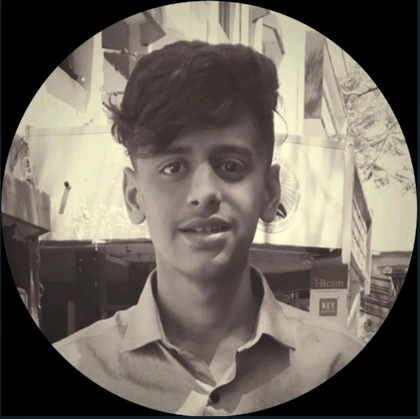
%> input picture raw.png, 420 x 419 px, shrunk from 727 x 725 before the run
$ octave Histogram.m   (GNU Octave 9; MATLAB toolbox functions it lacks are replaced by stand-ins)
%> lines starting %> are read from the running program, lines starting %| are printed output that depends on the picture
%histogram

close all;
clear all;
clc;
figure('Name','TYCS - 582 - Jaisal Shah','NumberTitle','off')
a = imread('C:\Users\Jaisal Shah\Desktop\TYCS-582\College-Stuff\Sem VI\DIP\Practicals\raw.png');
%> a is the input picture: size 419x420x3 uint8; mean R, G, B 111.7, 104.4, 95.2

a1 = double(a);
a2 = rgb2gray(uint8(a1));
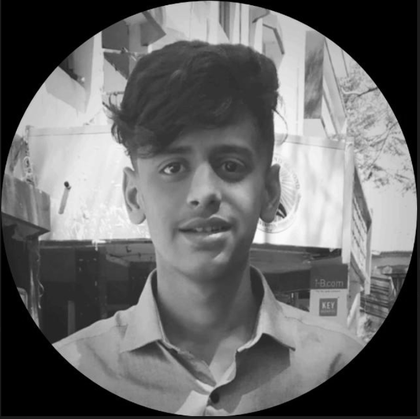
%> a2: size 419x420 uint8; min 0, max 252, mean 105.5

subplot(1, 2, 1);
imshow(uint8(a2));
title('OG IMage');

[row col] = size(a2);
%> row = 419; col = 420
h = zeros(1, 256);
for m = 1: 1: row
    for n = 1: 1: col
        t = a2(m, n);
        h(t + 1) = h(t + 1) + 1;
    end
end
%> after the loop, h = 256 values, max 32966 at index 1, min 0 at index 254, mean 687.4

subplot(1, 2, 2);
bar(h);
title('Histogram');
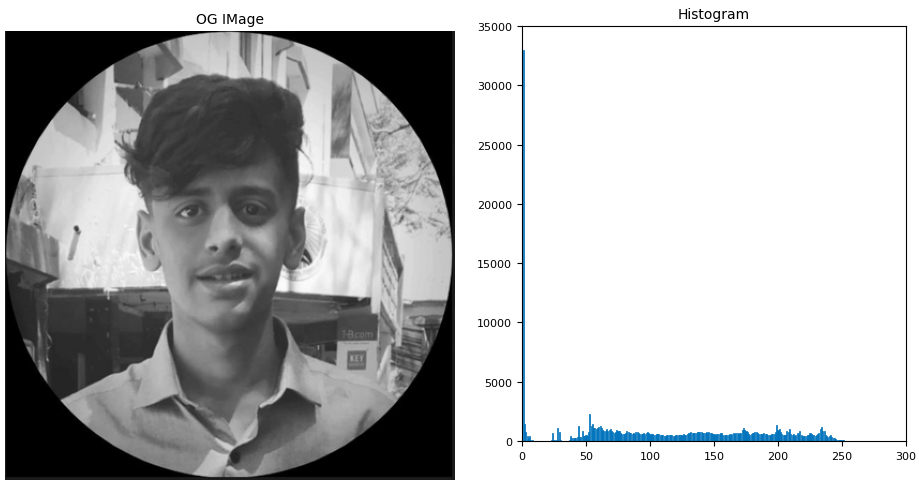
%> figure redrawn from the program's plot data, 2 panels
